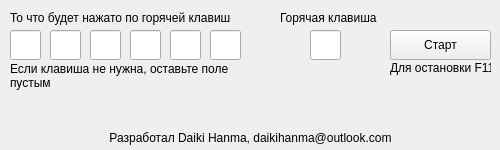
<?xml version="1.0" encoding="UTF-8"?>
<ui version="4.0">
 <class>MainWindow</class>
 <widget class="QMainWindow" name="MainWindow">
  <property name="geometry">
   <rect>
    <x>0</x>
    <y>0</y>
    <width>500</width>
    <height>150</height>
   </rect>
  </property>
  <property name="windowTitle">
   <string>MainWindow</string>
  </property>
  <widget class="QWidget" name="centralwidget">
   <widget class="QLabel" name="footer">
    <property name="geometry">
     <rect>
      <x>0</x>
      <y>130</y>
      <width>501</width>
      <height>16</height>
     </rect>
    </property>
    <property name="text">
     <string>Разработал Daiki Hanma, daikihanma@outlook.com</string>
    </property>
    <property name="alignment">
     <set>Qt::AlignCenter</set>
    </property>
   </widget>
   <widget class="QPushButton" name="startBut">
    <property name="geometry">
     <rect>
      <x>390</x>
      <y>30</y>
      <width>101</width>
      <height>30</height>
     </rect>
    </property>
    <property name="text">
     <string>Старт</string>
    </property>
   </widget>
   <widget class="QLineEdit" name="lineHotKey">
    <property name="geometry">
     <rect>
      <x>10</x>
      <y>30</y>
      <width>31</width>
      <height>30</height>
     </rect>
    </property>
    <property name="maxLength">
     <number>1</number>
    </property>
    <property name="alignment">
     <set>Qt::AlignCenter</set>
    </property>
   </widget>
   <widget class="QLabel" name="info_1">
    <property name="geometry">
     <rect>
      <x>10</x>
      <y>10</y>
      <width>221</width>
      <height>16</height>
     </rect>
    </property>
    <property name="text">
     <string>То что будет нажато по горячей клавише</string>
    </property>
   </widget>
   <widget class="QLineEdit" name="lineMainKey">
    <property name="geometry">
     <rect>
      <x>310</x>
      <y>30</y>
      <width>31</width>
      <height>30</height>
     </rect>
    </property>
    <property name="maxLength">
     <number>1</number>
    </property>
    <property name="alignment">
     <set>Qt::AlignCenter</set>
    </property>
   </widget>
   <widget class="QLabel" name="info_2">
    <property name="geometry">
     <rect>
      <x>280</x>
      <y>10</y>
      <width>101</width>
      <height>16</height>
     </rect>
    </property>
    <property name="text">
     <string>Горячая клавиша</string>
    </property>
   </widget>
   <widget class="QLineEdit" name="lineHotKey_2">
    <property name="geometry">
     <rect>
      <x>50</x>
      <y>30</y>
      <width>31</width>
      <height>30</height>
     </rect>
    </property>
    <property name="maxLength">
     <number>1</number>
    </property>
    <property name="alignment">
     <set>Qt::AlignCenter</set>
    </property>
   </widget>
   <widget class="QLineEdit" name="lineHotKey_3">
    <property name="geometry">
     <rect>
      <x>90</x>
      <y>30</y>
      <width>31</width>
      <height>30</height>
     </rect>
    </property>
    <property name="maxLength">
     <number>1</number>
    </property>
    <property name="alignment">
     <set>Qt::AlignCenter</set>
    </property>
   </widget>
   <widget class="QLineEdit" name="lineHotKey_4">
    <property name="geometry">
     <rect>
      <x>130</x>
      <y>30</y>
      <width>31</width>
      <height>30</height>
     </rect>
    </property>
    <property name="maxLength">
     <number>1</number>
    </property>
    <property name="alignment">
     <set>Qt::AlignCenter</set>
    </property>
   </widget>
   <widget class="QLineEdit" name="lineHotKey_5">
    <property name="geometry">
     <rect>
      <x>170</x>
      <y>30</y>
      <width>31</width>
      <height>30</height>
     </rect>
    </property>
    <property name="maxLength">
     <number>1</number>
    </property>
    <property name="alignment">
     <set>Qt::AlignCenter</set>
    </property>
   </widget>
   <widget class="QLineEdit" name="lineHotKey_6">
    <property name="geometry">
     <rect>
      <x>210</x>
      <y>30</y>
      <width>31</width>
      <height>30</height>
     </rect>
    </property>
    <property name="maxLength">
     <number>1</number>
    </property>
    <property name="alignment">
     <set>Qt::AlignCenter</set>
    </property>
   </widget>
   <widget class="QLabel" name="info_3">
    <property name="geometry">
     <rect>
      <x>10</x>
      <y>60</y>
      <width>231</width>
      <height>31</height>
     </rect>
    </property>
    <property name="text">
     <string>Если клавиша не нужна, оставьте поле пустым</string>
    </property>
    <property name="scaledContents">
     <bool>false</bool>
    </property>
    <property name="wordWrap">
     <bool>true</bool>
    </property>
   </widget>
   <widget class="QLabel" name="info_4">
    <property name="geometry">
     <rect>
      <x>390</x>
      <y>60</y>
      <width>101</width>
      <height>16</height>
     </rect>
    </property>
    <property name="text">
     <string>Для остановки F11</string>
    </property>
   </widget>
  </widget>
 </widget>
 <resources/>
 <connections/>
</ui>
